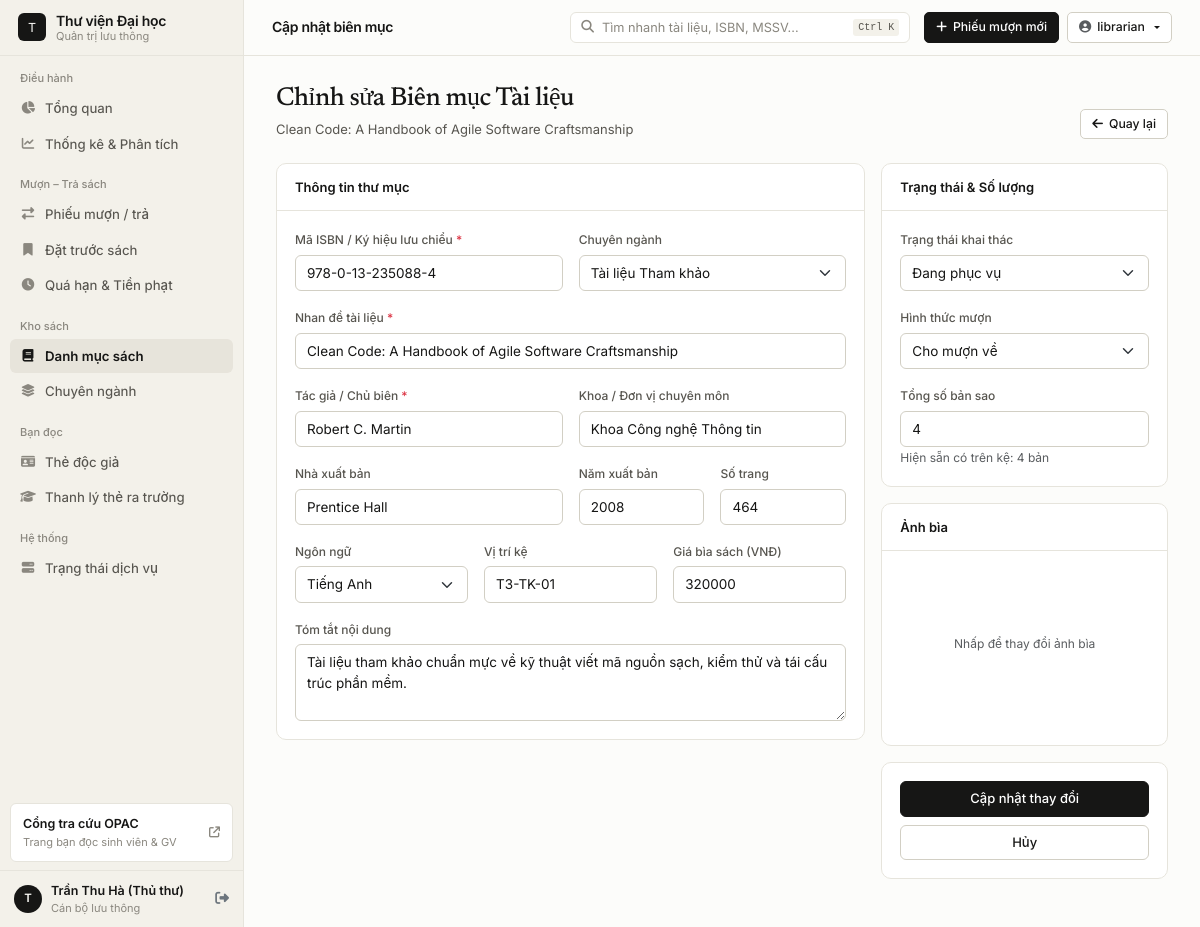
Page /books/4/edit (signed in) on the earlier database version.
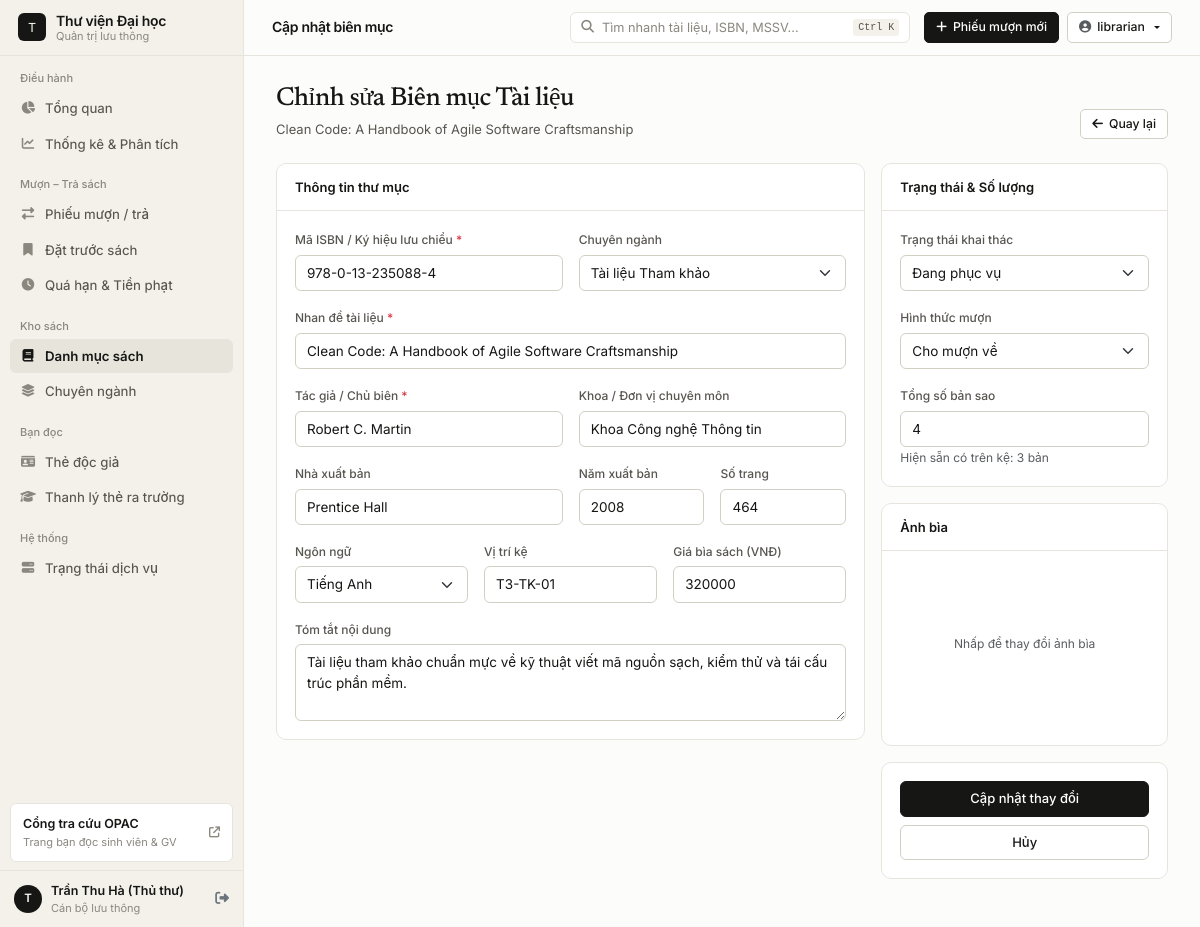
Same page on the later database version.
### app/models/book.py (models this page shows, shortened)
class Book(db.Model):
    __tablename__ = 'books'
    id = db.Column(db.Integer, primary_key=True)
    isbn = db.Column(db.String(20), unique=True, nullable=False, index=True)
    title = db.Column(db.String(300), nullable=False, index=True)
    author = db.Column(db.String(200), nullable=False, index=True)
    publisher = db.Column(db.String(200))
    publish_year = db.Column(db.Integer)
    category_id = db.Column(db.Integer, db.ForeignKey('categories.id'))
    description = db.Column(db.Text)
    total_copies = db.Column(db.Integer, default=1)
    available_copies = db.Column(db.Integer, default=1)
    location = db.Column(db.String(100))  # Shelf location
    cover_image = db.Column(db.String(300))
    language = db.Column(db.String(50), default='Tiếng Việt')
    pages = db.Column(db.Integer)
    price = db.Column(db.Float, default=0)  # Giá bìa làm căn cứ đền bù khi mất/hỏng (không bán)
    circulation_type = db.Column(db.String(30), default='borrowable')  # borrowable, reference_only
    department = db.Column(db.String(120))  # Khoa / Ngành phụ trách
    status = db.Column(db.String(20), default='available')  # available, unavailable
    created_at = db.Column(db.DateTime, default=datetime.utcnow)
    updated_at = db.Column(db.DateTime, default=datetime.utcnow, onupdate=datetime.utcnow)
    loans = db.relationship('Loan', backref='book', lazy='dynamic')
    reservations = db.relationship('Reservation', backref='book', lazy='dynamic')

class Category(db.Model):
    __tablename__ = 'categories'
    id = db.Column(db.Integer, primary_key=True)
    name = db.Column(db.String(100), nullable=False, unique=True)
    description = db.Column(db.Text)
    color = db.Column(db.String(7), default='#6B7280')
    created_at = db.Column(db.DateTime, default=datetime.utcnow)
    books = db.relationship('Book', backref='category', lazy='dynamic')

### app/web/books.py (the view, shortened to what this page needs)
@books_bp.route('/<int:book_id>/edit', methods=['GET', 'POST'])
@login_required
def edit(book_id):
    book = BookService.get_book_by_id(book_id)
    categories = BookService.get_all_categories()
    return render_template('books/edit.html', book=book, categories=categories)

### app/models/user.py (called while the page is built)
@login_manager.user_loader
def load_user(user_id):
    user = db.session.get(User, int(user_id))
    return user if user and user.is_active else None

    @property
    def is_admin(self):
        return self.role == 'admin'

### app/service_access.py (called while the page is built)
def service_router(local, remote):
    class Router:
        def __getattr__(self, name):
            target = remote if current_app.config.get('USE_SERVICE_CLIENTS') else local
            return getattr(target, name)
    return Router()

### app/services/book_service.py (called while the page is built)
    @staticmethod
    def get_book_by_id(book_id):
        return db.get_or_404(Book, book_id)

    @staticmethod
    def get_all_categories():
        return Category.query.order_by(Category.name).all()

### app/templates/books/edit.html (shortened to what the changed rows need)
{% extends 'base.html' %}
{% block page_title %}Cập nhật biên mục{% endblock %}
{% block content %}
<div class="section-header">
    <div>
        <h2 class="section-title">Chỉnh sửa Biên mục Tài liệu</h2>
        <p class="section-subtitle">{{ book.title }}</p>
    </div>
</div>
<form method="POST" enctype="multipart/form-data" data-no-pjax>
    <div class="row g-3">
        <div class="col-lg-8">
            <div class="card">
                <div class="card-body">
                    <div class="row g-3">
                        <div class="col-md-6">
                            <label class="form-label">Mã ISBN / Ký hiệu lưu chiểu <span class="text-danger">*</span></label>
                            <input type="text" name="isbn" class="form-control" value="{{ book.isbn }}" required>
                        </div>
                        <div class="col-md-6">
                            <label class="form-label">Chuyên ngành</label>
                            <select name="category_id" class="form-select">
                                {% for cat in categories %}
                                <option value="{{ cat.id }}" {% if book.category_id == cat.id %}selected{% endif %}>{{ cat.name }}</option>
                                {% endfor %}
                            </select>
                        </div>
                        <div class="col-12">
                            <label class="form-label">Nhan đề tài liệu <span class="text-danger">*</span></label>
                            <input type="text" name="title" class="form-control" value="{{ book.title }}" required>
                        </div>
                        <div class="col-md-6">
                            <label class="form-label">Tác giả / Chủ biên <span class="text-danger">*</span></label>
                            <input type="text" name="author" class="form-control" value="{{ book.author }}" required>
                        </div>
                        <div class="col-md-6">
                            <label class="form-label">Khoa / Đơn vị chuyên môn</label>
                            <input type="text" name="department" class="form-control" value="{{ book.department or '' }}">
                        </div>
                        <div class="col-md-6">
                            <label class="form-label">Nhà xuất bản</label>
                            <input type="text" name="publisher" class="form-control" value="{{ book.publisher or '' }}">
                        </div>
                        <div class="col-md-3">
                            <label class="form-label">Năm xuất bản</label>
                            <input type="number" name="publish_year" class="form-control" value="{{ book.publish_year or '' }}">
                        </div>
                        <div class="col-md-3">
                            <label class="form-label">Số trang</label>
                            <input type="number" name="pages" class="form-control" value="{{ book.pages or '' }}">
                        </div>
                        <div class="col-md-4">
                            <label class="form-label">Ngôn ngữ</label>
                            <select name="language" class="form-select">
                                <option value="Tiếng Anh" {% if book.language == 'Tiếng Anh' %}selected{% endif %}>Tiếng Anh</option>
                            </select>
                        </div>
                        <div class="col-md-4">
                            <label class="form-label">Vị trí kệ</label>
                            <input type="text" name="location" class="form-control" value="{{ book.location or '' }}">
                        </div>
                        <div class="col-md-4">
                            <label class="form-label">Giá bìa sách (VNĐ)</label>
                            <input type="number" name="price" class="form-control" value="{{ book.price | int }}" min="0">
                        </div>
                        <div class="col-12">
                            <label class="form-label">Tóm tắt nội dung</label>
                            <textarea name="description" class="form-control" rows="3">{{ book.description or '' }}</textarea>
                        </div>
                    </div>
                </div>
            </div>
        </div>
        <div class="col-lg-4 d-flex flex-column gap-3">
            <div class="card">
                <div class="card-body">
                    <div class="mb-3">
                        <label class="form-label">Trạng thái khai thác</label>
                        <select name="status" class="form-select">
                            <option value="available" {% if book.status == 'available' %}selected{% endif %}>Đang phục vụ</option>
                        </select>
                    </div>
                    <div class="mb-3">
                        <label class="form-label">Hình thức mượn</label>
                        <select name="circulation_type" class="form-select">
                            <option value="borrowable" {% if (book.circulation_type or 'borrowable') == 'borrowable' %}selected{% endif %}>Cho mượn về</option>
                        </select>
                    </div>
                    <div>
                        <label class="form-label">Tổng số bản sao</label>
                        <input type="number" name="total_copies" class="form-control" value="{{ book.total_copies }}" min="0" required>
                        <small class="text-muted">Hiện sẵn có trên kệ: {{ book.available_copies }} bản</small>
                    </div>
                </div>
            </div>
        </div>
    </div>
</form>
{% endblock %}

Differences in the rows shown:
changed Book "Clean Code: A Handbook of Agile Software Craftsmanship": available_copies "4" → "3"
